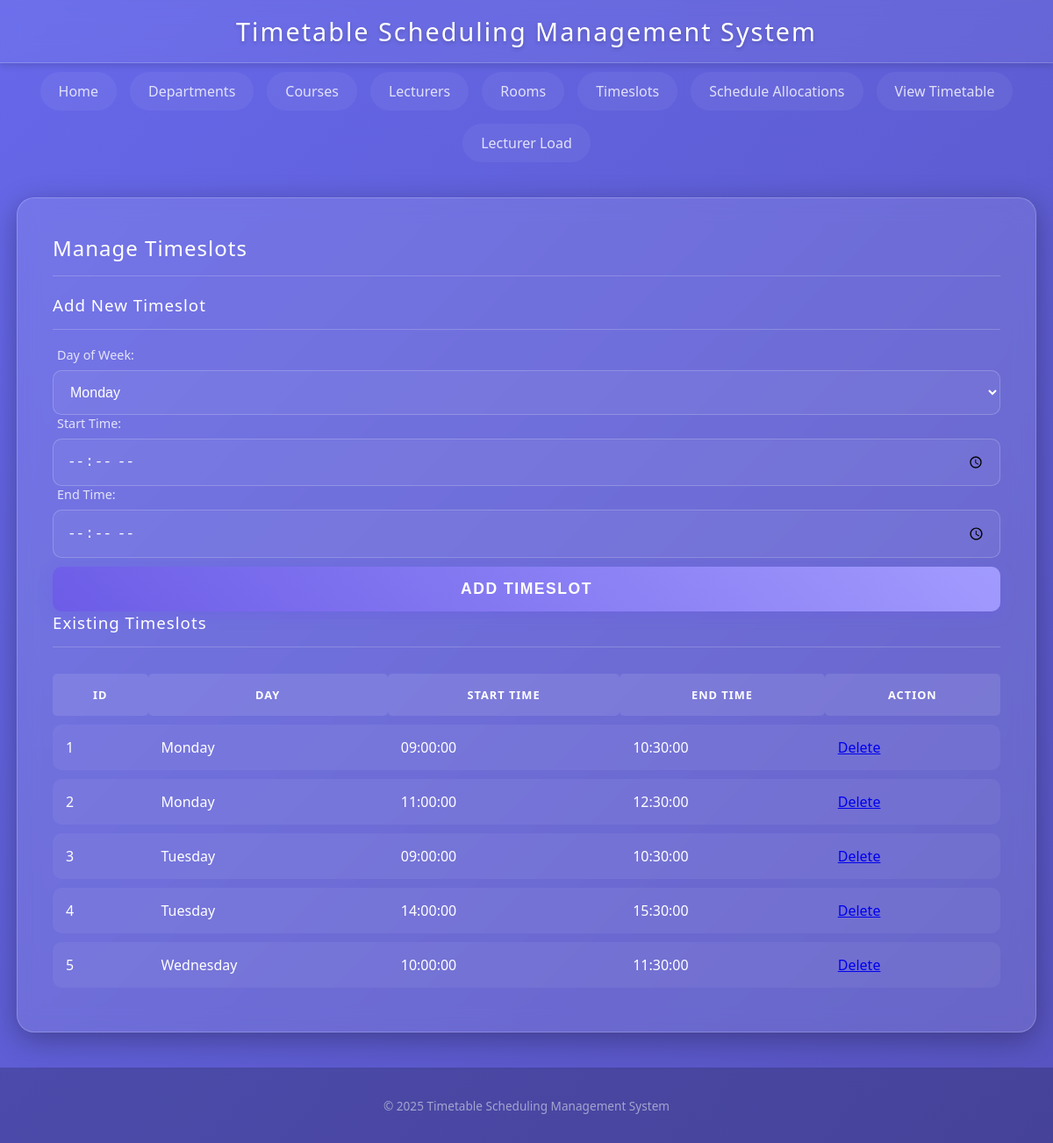
Screenshot of /timeslots.php with the database file from the repository.
### tables this page shows
CREATE TABLE timeslots (
    timeslot_id INT AUTO_INCREMENT,
    day_of_week ENUM('Monday', 'Tuesday', 'Wednesday', 'Thursday', 'Friday', 'Saturday', 'Sunday') NOT NULL,
    start_time TIME NOT NULL,
    end_time TIME NOT NULL,
    PRIMARY KEY (timeslot_id),
    CONSTRAINT unique_timeslot UNIQUE (day_of_week, start_time, end_time)
);

### timeslots.php (the view, shortened to what this page needs)
<?php include 'header.php'; include 'db_connect.php'; ?>
<h2>Manage Timeslots</h2>
<form method="post" action="">
    <h3>Add New Timeslot</h3>
    <label>Day of Week:</label>
    <select name="day_of_week" required>
        <option value="Monday">Monday</option>
    </select>
    <label>Start Time:</label>
    <input type="time" name="start_time" required>
    <label>End Time:</label>
    <input type="time" name="end_time" required>
    <input type="submit" value="Add Timeslot">
</form>
<h3>Existing Timeslots</h3>
<table>
    <tr>
        <th>ID</th>
        <th>Day</th>
        <th>Start Time</th>
        <th>End Time</th>
        <th>Action</th>
    </tr>
    <?php
    $result = $conn->query("SELECT * FROM timeslots ORDER BY FIELD(day_of_week, 'Monday', 'Tuesday', 'Wednesday', 'Thursday', 'Friday', 'Saturday', 'Sunday'), start_time");
    if ($result->num_rows > 0) {
        while($row = $result->fetch_assoc()) {
            echo "<tr>
                    <td>" . $row["timeslot_id"]. "</td>
                    <td>" . $row["day_of_week"]. "</td>
                    <td>" . $row["start_time"]. "</td>
                    <td>" . $row["end_time"]. "</td>
                    <td><a href='timeslots.php?delete=" . $row["timeslot_id"] . "' onclick='return confirm(\"Are you sure?\")'>Delete</a></td>
                  </tr>";
        }
    } else {
        echo "<tr><td colspan='5'>No timeslots found</td></tr>";
    }
    ?>
</table>
<?php include 'footer.php'; ?>

### style.css (style rules this page uses)
:root { --glass-bg: rgba(255, 255, 255, 0.1); --glass-border: 1px solid rgba(255, 255, 255, 0.2); --glass-shadow: 0 8px 32px 0 rgba(0, 0, 0, 0.3); --backdrop-blur: blur(12px); --text-color: #ffffff; --primary-color: #a29bfe; --accent-color: #00cec9; --error-color: #ff7675; --success-color: #55efc4; --gradient-bg: linear-gradient(135deg, #6668ea 0%, #2a153f 100%); }
body { font-family: 'Segoe UI', 'Roboto', Helvetica, Arial, sans-serif; background: var(--gradient-bg); background-size: 400% 400%; animation: gradientBG 15s ease infinite; margin: 0; padding: 0; min-height: 100vh; color: var(--text-color); display: flex; flex-direction: column; }
h2, h3 { color: white; border-bottom: 1px solid rgba(255, 255, 255, 0.2); padding-bottom: 15px; margin-top: 0; font-weight: 400; letter-spacing: 1px; }
form { background: transparent; padding: 0; border: none; }
input[type=text], input[type=number], input[type=email], input[type=time], input[type=password], select { width: 100%; padding: 15px; background: rgba(255, 255, 255, 0.05); border: 1px solid rgba(255, 255, 255, 0.2); border-radius: 10px; color: white; font-size: 1rem; outline: none; transition: all 0.3s; box-sizing: border-box; }
label { display: block; margin-bottom: 8px; font-weight: 500; color: rgba(255, 255, 255, 0.8); font-size: 0.9rem; margin-left: 5px; }
select option { background: #2d3436; color: white; }
input[type=submit], .btn { width: 100%; background: linear-gradient(45deg, #6c5ce7, #a29bfe); color: white; padding: 15px; border: none; border-radius: 10px; font-size: 1.1rem; font-weight: 600; cursor: pointer; transition: all 0.3s ease; text-transform: uppercase; letter-spacing: 1.5px; margin-top: 10px; box-shadow: 0 4px 15px rgba(108, 92, 231, 0.4); }
table { width: 100%; border-collapse: separate; border-spacing: 0 10px; margin-top: 20px; }
th { background: rgba(255, 255, 255, 0.1); color: white; padding: 15px; text-transform: uppercase; font-size: 0.8rem; letter-spacing: 1px; border-radius: 5px; }
td { background: rgba(255, 255, 255, 0.05); padding: 15px; transition: all 0.2s; }
input[type=time], input[type=password], select { width: 100%; padding: 15px; background: rgba(255, 255, 255, 0.05); border: 1px solid rgba(255, 255, 255, 0.2); border-radius: 10px; color: white; font-size: 1rem; outline: none; transition: all 0.3s; box-sizing: border-box; }
tr td:first-child { border-top-left-radius: 10px; border-bottom-left-radius: 10px; }
tr td:last-child { border-top-right-radius: 10px; border-bottom-right-radius: 10px; }

### rows the page displays
timeslots: timeslot_id "1", day_of_week "Monday", start_time "09:00:00", end_time "10:30:00"
timeslots: timeslot_id "2", day_of_week "Monday", start_time "11:00:00", end_time "12:30:00"
timeslots: timeslot_id "3", day_of_week "Tuesday", start_time "09:00:00", end_time "10:30:00"
timeslots: timeslot_id "4", day_of_week "Tuesday", start_time "14:00:00", end_time "15:30:00"
timeslots: timeslot_id "5", day_of_week "Wednesday", start_time "10:00:00", end_time "11:30:00"
